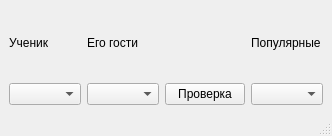
<?xml version="1.0" encoding="UTF-8"?>
<ui version="4.0">
 <class>form5</class>
 <widget class="QMainWindow" name="form5">
  <property name="geometry">
   <rect>
    <x>0</x>
    <y>0</y>
    <width>320</width>
    <height>136</height>
   </rect>
  </property>
  <property name="windowTitle">
   <string>MainWindow</string>
  </property>
  <widget class="QWidget" name="centralwidget">
   <layout class="QGridLayout" name="gridLayout">
    <item row="0" column="0">
     <widget class="QLabel" name="label">
      <property name="text">
       <string>Ученик</string>
      </property>
     </widget>
    </item>
    <item row="0" column="1">
     <widget class="QLabel" name="label_2">
      <property name="text">
       <string>Его гости</string>
      </property>
     </widget>
    </item>
    <item row="0" column="3">
     <widget class="QLabel" name="label_3">
      <property name="text">
       <string>Популярные</string>
      </property>
     </widget>
    </item>
    <item row="1" column="0">
     <widget class="QComboBox" name="comboBox"/>
    </item>
    <item row="1" column="1">
     <widget class="QComboBox" name="comboBox_2"/>
    </item>
    <item row="1" column="2">
     <widget class="QPushButton" name="pushButton">
      <property name="text">
       <string>Проверка</string>
      </property>
     </widget>
    </item>
    <item row="1" column="3">
     <widget class="QComboBox" name="comboBox_3"/>
    </item>
   </layout>
  </widget>
  <widget class="QMenuBar" name="menubar">
   <property name="geometry">
    <rect>
     <x>0</x>
     <y>0</y>
     <width>320</width>
     <height>22</height>
    </rect>
   </property>
  </widget>
  <widget class="QStatusBar" name="statusbar"/>
 </widget>
 <resources/>
 <connections/>
</ui>
